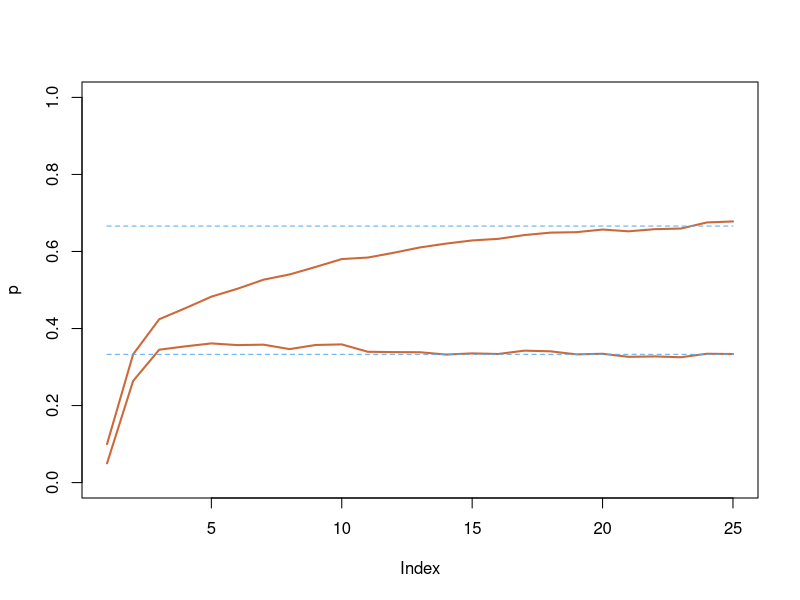
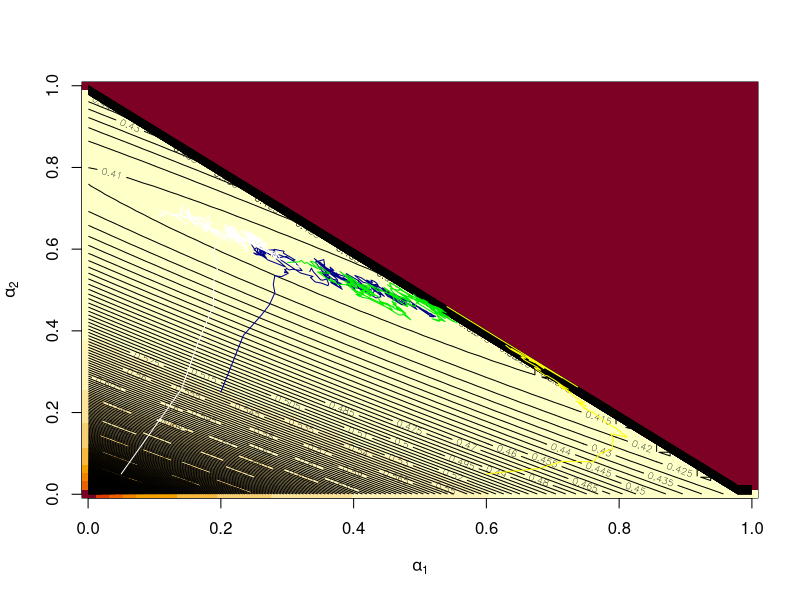

Reproduce these figures in R, in order.
###
### Douc et al. 2007 - Example 1
###

pmc3norind2=function(nsimu=10000,niter=25,var1=1/3,var2=2/3,var3=1,m1=-1,m2=1,m3=2)
{
v=c(var1,var2,var3)
m=c(m1,m2,m3)

pp=matrix(0,niter,3)
pp[1,]=c(0.05,0.05,0.9)

for (i in 1:niter)
  {
  if (i!=1)
    {
    pp[i,1]=sum(w*(sigma==v[1]))
    pp[i,2]=sum(w*(sigma==v[2]))
    pp[i,3]=sum(w*(sigma==v[3]))
    }
  K=sample(1:3,nsimu,prob=pp[i,],rep=T)
  sigma=v[K]
  mu=m[K]
  xx=rnorm(nsimu,mu,sqrt(sigma))
  lw=log(1/3*dnorm(xx,m[1],sqrt(v[1]))+1/3*dnorm(xx,m[2],sqrt(v[2]))+
  1/3*dnorm(xx,m[3],sqrt(v[3])))-log(pp[i,1]*dnorm(xx,m[1],sqrt(v[1]))+
  pp[i,2]*dnorm(xx,m[2],sqrt(v[2]))+pp[i,3]*dnorm(xx,m[3],sqrt(1)))
  w=exp(lw-max(lw))
  w=w/sum(w)
  }
list(p=pp,x=xx,w=w)
}

res=pmc3norind2()
plot(res$p[,1],ylim=c(0,1),type="l",col="sienna3",lwd=2,ylab="p")
lines(res$p[,1]+res$p[,2],col="sienna3",lw=2)
lines(rep(.333,length(res$p[,1])),col="steelblue2",lty=2)
lines(rep(.666,length(res$p[,1])),col="steelblue2",lty=2)


###
### Douc et al. 2007 - Example 2
###

pmc3nor=function(nsimu=5000,niter=25,var1=18,var2=4,var3=.25,pp1=0.33,pp2=0.33,pp3=0.33)
{
v=c(var1,var2,var3)
pp=matrix(0,niter,3)

pp[1,]=c(pp1,pp2,pp3)/(pp1+pp2+pp3)
xx=rt(nsimu,df=10)
lw=dnorm(xx,log=T)-dt(xx,df=10,log=T)
w=exp(lw-max(lw))
w=w/sum(w)
J=sample(1:nsimu,nsimu,prob=w,rep=T)
xxtilde=xx[J]

for (i in 1:niter){

  if (i!=1){
	pp[i,1]=sum(sigmatilde==var1)/nsimu
	pp[i,2]=sum(sigmatilde==var2)/nsimu
	pp[i,3]=sum(sigmatilde==var3)/nsimu
	}

  K=sample(1:3,nsimu,prob=pp[i,],rep=T)
  sigma=v[K]
  T=sum(K>1)
  xx[K==1]=rt(nsimu-T,df=2)+xxtilde[K==1]
  xx[K>1]=rnorm(T,mean=xxtilde[K>1],sd=sqrt(sigma[K>1]))

  lw=dnorm(xx,log=T)-log(pp[i,1]*dt((xx-xxtilde),df=2)+
    pp[i,2]*dnorm(xx,mean=xxtilde,sd=sqrt(var2))+
    pp[i,3]*dnorm(xx,mean=xxtilde,sd=sqrt(var3)))
  w=exp(lw-max(lw))
  w=w/sum(w)
  J=sample(1:nsimu,nsimu,prob=w,rep=T)
  xxtilde=xx[J]
  sigmatilde=sigma[J]
  }
list(p=pp,x=xx,w=w)
}

plotur=function(T=25000){
#Internal 3 component mixture
xx=rnorm(T)
dif=rnorm(T,sd=sqrt(2))#rnorm(T)-xx
f1=dt(dif,df=2.0)
f2=dnorm(dif,sd=2)
f3=dnorm(dif,sd=.5)
d1=f1-f3
d2=f2-f3

D=50
p=seq(.001,.999,length=D)
q=seq(.001,.999,length=D)
int=matrix(0,ncol=D,nrow=D)

ent=mean(log(dnorm(xx)))
for (i in 1:D){
b1=p[i]*d1 + f3
for (j in (1:D)[q<1-p[i]])
  int[i,j]=mean(log( b1+q[j]*d2 ))
  }
int[int!=0]=ent-int[int!=0]

mi=max(int)
int[int==0]=mi
image(p,q,int,xlab=expression(alpha[1]),ylab=expression(alpha[2]))
contour(p,q,int,nlevels=300,add=T)
}

plotur()
res=pmc3nor(niter=250,pp1=.2,pp2=.25,pp3=.55)
lines(res$p[,1:2],pch=19,cex=.2,col="blue4")
res=pmc3nor(niter=250,pp1=.6,pp2=.05,pp3=.35)
lines(res$p[,1:2],pch=19,cex=.2,col="yellow")
res=pmc3nor(niter=250,pp1=.05,pp2=.05,pp3=.9)
lines(res$p[,1:2],pch=19,cex=.2,col="white")
res=pmc3nor(niter=250,pp1=.49,pp2=.49,pp3=.02)
lines(res$p[,1:2],pch=19,cex=.2,col="green2")




###
### Douc et al. 2007 - Example 3
###

like=function(par,ob){
# log likelihood function
  ob[1,1]*par[2]-exp(par[2])+
  ob[1,2]*par[3]-exp(par[3])+
  ob[2,1]*(par[1]+par[2])-exp(par[1]+par[2])+
  ob[2,2]*(par[1]+par[3])-exp(par[1]+par[3])
  }

pmc4=function(nsimu=50000,niter=5,nvar=10,ranJ=c(-10,10),pp0=(rep(1,nvar)/nvar),grafison=T)
# nsimu is the number of IS particles
# niter is the number of PMC iterations
# nvar is the number of kernels
# ranJ is the range of the variances
# pp0 is the vector of weights
# grafison stands for graph is `on'

{
# Rash model
obs=matrix(c(60,364,36,240),ncol=2,byrow=T)

v=sum(obs)*exp(seq(ranJ[1],ranJ[2],length=nvar)) #choice of variances
pp=matrix(pp0,nrow=niter+1,ncol=nvar,byrow=T)

#Fish info
library(mgcv)
library(MASS)
mle=c(-0.43,4.06,5.9)
Ii=matrix(c(403,37.8,238,37.8,96,0,238,0,604),ncol=3)
SqI=ginv(mroot(Ii))

# Sample of parameters
pareto=matrix(rnorm(3*nsimu,sd=.001),ncol=3)
parms=matrix(mle,ncol=3,nrow=nsimu,byrow=T)+1000*t(SqI%*%t(pareto))
lw=apply(parms,1,like,ob=obs)-apply(dnorm(pareto,log=T,sd=.001),1,sum)

# Importance weights
w=exp(lw-max(lw))
w=w/sum(w)
partilde=parms[sample(1:nsimu,nsimu,prob=w,rep=T),]

if (grafison){
  postscript(file="iter0.eps")
  nems=c(expression(alpha[1]),expression(beta[0]),expression(beta[1]))
  par(mfrow=c(2,2),mar=c(4,2,4,2))
  for (j in 1:3)
    hist(partilde[,j],nclass=135,col="gold",main=nems[j],xlab="")
  hist(apply(partilde,1,like,ob=obs),col="wheat",main="likelihood",xlab="")
  par(new=T)
  plot(sort(w),type="l",col="sienna4",axes=F,xlab="",ylab="",lwd=2)
  dev.off()
  }

if (niter>0){

for (i in 1:niter){

  K=sample(1:nvar,nsimu,prob=pp[i,],rep=T)
  sigma=v[K]
  # normals
  dife=matrix(rnorm(3*nsimu),ncol=3)
  parms=partilde+sqrt(sigma)*t(SqI%*%t(dife))
  dife=sigma*dife^2
  # Rao Blackwellisation
  rbl=pp[i,1]*exp(-0.5*apply(dife,1,sum)/v[1])/v[1]^(1.5)
  for (t in 2:nvar)
   rbl=rbl+pp[i,t]*exp(-0.5*apply(dife,1,sum)/v[t])/v[t]^(1.5)

  lw=apply(parms,1,like,ob=obs)-log(rbl)
  w=exp(lw-max(lw))
  w=w/sum(w)
  partilde=parms[sample(1:nsimu,nsimu,prob=w,rep=T),]

  #Graphics
  if (grafison){
    file=paste("iter",i,".eps",sep="")
    postscript(file=file)
    par(mfrow=c(2,2),mar=c(4,2,4,2))
    for (j in 1:3)
      hist(partilde[,j],nclass=135,col="gold",main=nems[j],xlab="")
    hist(apply(partilde,1,like,ob=obs),col="wheat",main="likelihood & weights",xlab="")
    par(new=T)
    plot(sort(w),type="l",col="sienna4",axes=F,xlab="",ylab="",lwd=2)
    dev.off()
    }

  # More R&B !
  for (j in 1:nvar)
          pp[(i+1),j]=sum(w[K==j])

  pp[(i+1),] = (pp[(i+1),]) #+.0001)/1.001
  pp[(i+1),]
  }
}
list(p=pp,sig=v,is=w,llike=apply(partilde,1,like,ob=obs),par=parms)
}

exploit=function(res){
# Graphical representation of the pmc4 output
# postscript(file="sumacon.eps")

par(mfrow=c(3,3),mar=c(4,2,4,2))

#subsample resampled
mle=c(-0.43,4.06,5.9)
selecto=sample(1:length(res$is),5000,prob=res$is,rep=T)
pur=res$par[selecto,]

# Rash model
obs=matrix(c(60,364,36,240),ncol=2,byrow=T)

hist(pur[,1],nclass=250,col="gold3",xlab=expression(alpha[1]),main="",ylab="",proba=T)
hist(pur[,2],nclass=250,col="gold3",xlab=expression(beta[0]),main="",ylab="",proba=T)
hist(pur[,3],nclass=250,col="gold3",xlab=expression(beta[1]),main="",ylab="",proba=T)

#likelihood sliz
alpha1=seq(min(pur[,1]),max(pur[,1]),length=75)
beta0=seq(min(pur[,2]),max(pur[,2]),length=75)
beta1=seq(min(pur[,3]),max(pur[,3]),length=75)

sliz1=alpha1%*%t(beta0)
par1=matrix(0,ncol=3,nrow=75)
par1[,1]=alpha1
par1[,3]=mle[3]
for (i in 1:75){
 par1[,2]=beta0[i]
 sliz1[,i]=apply(par1,1,like,ob=obs)
}
image(alpha1,beta0,sliz1,xlab=expression(alpha[1]),ylab=expression(beta[0]),col = heat.colors(123))
points(pur[,1],pur[,2],cex=.3,pch=19)

sliz2=sliz1
par2=par1
par2[,1]=alpha1
par2[,2]=mle[2]
for (i in 1:75){
 par2[,3]=beta1[i]
 sliz2[,i]=apply(par2,1,like,ob=obs)
}
image(alpha1,beta1,sliz2,xlab=expression(alpha[1]),ylab=expression(beta[1]),col = heat.colors(123))
points(pur[,1],pur[,3],cex=.3,pch=19)

sliz3=sliz1
par3=par1
par3[,1]=mle[1]
par3[,2]=beta0
for (i in 1:75){
 par3[,3]=beta1[i]
 sliz3[,i]=apply(par3,1,like,ob=obs)
}
image(beta0,beta1,sliz3,xlab=expression(beta[0]),ylab=expression(beta[1]),col = heat.colors(123))
points(pur[,2],pur[,3],cex=.3,pch=19)
#likelihood dots
cala=heat.colors(123)[round(123*(max(res$llike[selecto])-res$llike[selecto])/diff(range(res$llike[selecto])))]

plot(pur[1,1],pur[1,2],cex=.3,pch=19,col=cala[1],xlim=range(alpha1),ylim=range(beta0),
xlab=expression(alpha[1]),ylab=expression(beta[0]))
for (i in 2:5000)
 points(pur[i,1],pur[i,2],cex=.3,pch=19,col=cala[i])

plot(pur[1,1],pur[132],cex=.3,pch=19,col=cala[1],xlim=range(alpha1),ylim=range(beta1),
xlab=expression(alpha[1]),ylab=expression(beta[1]))
for (i in 2:5000)
 points(pur[i,1],pur[i,3],cex=.3,pch=19,col=cala[i])

plot(pur[1,2],pur[1,3],cex=.3,pch=19,col=cala[1],xlim=range(beta0),ylim=range(beta1),
xlab=expression(beta[0]),ylab=expression(beta[1]))
for (i in 2:5000)
 points(pur[i,2],pur[i,3],cex=.3,pch=19,col=cala[i])
#dev.off()
}
